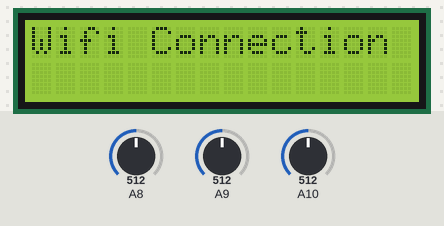
A sketch run on a simulated Arduino Mega 2560, built with avr-gcc and run on an emulated ATmega2560. Shown: 16×2 character LCD. The test bench sets the inputs (shaded band); at power-on: A8 = 512, A9 = 512, A10 = 512. The modem accepts every AT command (registered, SIM ready, sends succeed) and sends nothing else; what the sketch prints to the serial monitor is not drawn.

Above: at 2.3 s.
2.4 s: A8 set to 716
At 9.8 s:
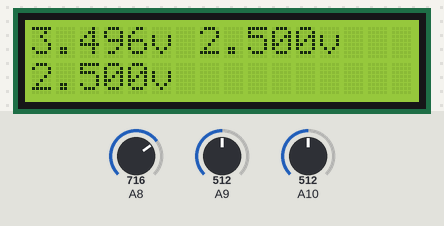
10.2 s: A9 set to 716
At 13.4 s:
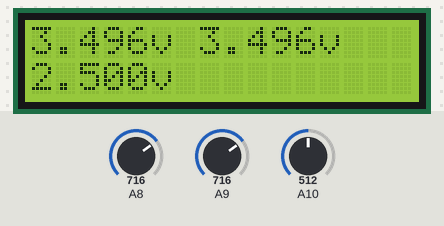
14.5 s: A10 set to 716
At 18.1 s:
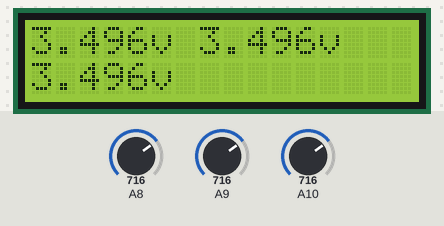
18.8 s: A8 set to 900
At 22.8 s:
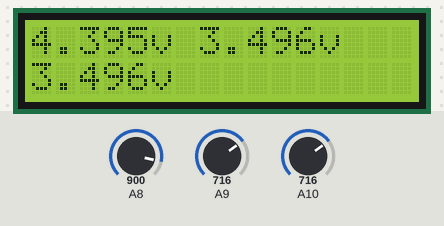
23.1 s: A9 set to 900
At 26.5 s:
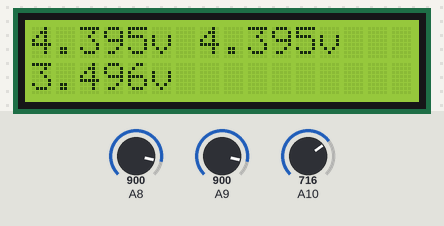
27.4 s: A10 set to 900
At 31.2 s:
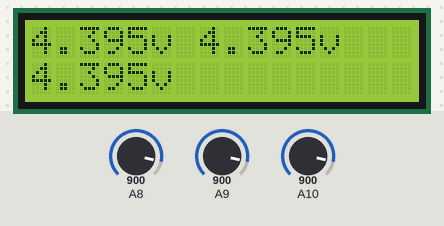
Timing chart, 0 to 32.7 s (numbered marks = the images above; inputs shaded):
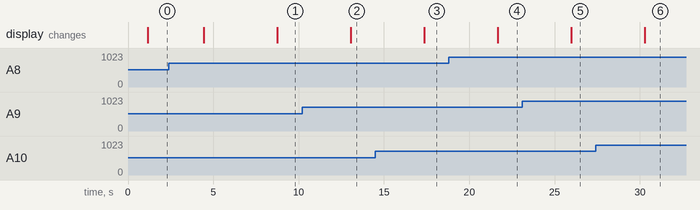

The sketch:

ArduinoToPHP_SOLAR_RPI_0920_tosql.ino
```cpp
#include <SoftwareSerial.h>
#include <Wire.h> // I2C程式庫
#include <LiquidCrystal_I2C.h> // LCD_I2C模組程式庫
#include <LiquidCrystal.h>
#define baudrate   9600
#define rxpin      7
#define txpin      8

uint8_t readStatus = 0;

LiquidCrystal_I2C lcd(0x27, 16, 2);

unsigned long previousMillis = 0;        // will store last temp was read
const long interval = 2000;              // interval at which to read sensor

// v1-
float digitalValue1, digitalValue2, digitalValue3, v1, v2, v3;
float sun1, sun2, sun3;
char state = 1;
SoftwareSerial esp8266(rxpin, txpin); // RX, TX

//*-- IoT Information
#define SSID "I4304"
#define PASS "ksuie354"
#define IP "172.20.168.81"
String GET = "GET /Sensor/SOLAR/SolarEsp8266_3.php?";


void setup()
{
  Serial.begin(baudrate);
  esp8266.begin(baudrate);
  Wire.begin();
  lcd.init();
  lcd.backlight();
  Serial.print("--------------------------------Start-------------------------------------\n");
  lcd.home();   //LCD歸零，清除所有內容
  lcd.clear();  //LCD歸零，清除所有內容
  lcd.setCursor(0, 0);lcd.print("Wifi");
  lcd.setCursor(0, 1);lcd.print("Connecting...");
  sendDebug("AT+RST");
  delay(1000);
  sendDebug("AT");
  Loading("sent AT");
}

void loop(void)
{
  Serial.print("--------------------------------Start-------------------------------------\n");
  delay(1000);
  sendV1();
  sendsun1();
  sendV2();
  sendsun2();
  sendV3();
  sendsun3();
  delay(1000);
  SentOnCloud( float(v1), float(sun1), float(v2), float(sun2), float(v3), float(sun3) );

  lcd.home();   //LCD歸零，清除所有內容
  lcd.clear();  //LCD歸零，清除所有內容
  lcd.setCursor(0, 0); // (colum, row)
  lcd.print( float(v1), 3);lcd.print("v ");lcd.print( float(v2), 3);lcd.print("v");
  lcd.setCursor(0, 1); // (colum, row)
  lcd.print( float(v3), 3);lcd.print("v");

  //if ( v1 < 0.80 ){
    //lcd.setCursor(0, 1); // (colum, row)
    //lcd.print( float(v1), 3);lcd.print("v ");lcd.print("0");lcd.print("Lux");
  //}else{
    //lcd.setCursor(0, 1); // (colum, row)
    //lcd.print( float(v1), 3);lcd.print("v ");lcd.print( float(sun1), 1);lcd.print("Lux");
  //}
  Serial.print("v1 : ");  Serial.println(v1, 3);
  Serial.print("sun1 : ");  Serial.println(sun1, 3);
  Serial.print("v2 : ");  Serial.println(v2, 3);
  Serial.print("sun2 : ");  Serial.println(sun2, 3);
  Serial.print("v3 : ");  Serial.println(v3, 3);
  Serial.print("sun3 : ");  Serial.println(sun3, 3);
  //Serial.println(digitalValue, 3);
  //Serial.println((digitalValue * 5.00)/1024.0);
  //digitalValuedigitalValue
  //Serial.println(amp1);
  delay(1000);
}

void sendDebug(String cmd)
{
  Serial.print("SEND: ");
  Serial.println(cmd);
  esp8266.println(cmd);
}

void Loading(String state)
{
  for (int timeout = 0 ; timeout <= 5 ; timeout++)
  {
    if (esp8266.find("OK"))
    {
      Serial.println("RECEIVED: OK\r\n");
      lcd.home();   //LCD歸零，清除所有內容
      lcd.clear();  //LCD歸零，清除所有內容
      lcd.setCursor(0, 0);lcd.print("Wifi Connection OK");
      break;
    }
    else if (timeout == 5) {
      Serial.print( state );
      lcd.home();   //LCD歸零，清除所有內容
      lcd.clear();  //LCD歸零，清除所有內容
      lcd.setCursor(0, 0);lcd.print("Wifi Connection");
      lcd.setCursor(0, 1);lcd.print("Failed");
      Serial.println(" fail...\nWifi Unable to connect");
      Serial.println("Please Please turn it back on Sequence");
      connectWiFi();
    }
    else
    {
      Serial.print("Wifi Loading...");
      lcd.home();   //LCD歸零，清除所有內容
      lcd.clear();  //LCD歸零，清除所有內容
      lcd.setCursor(0, 0);lcd.print("Wifi Loading...");
      delay(1000);
    }
  }
}

void Wifi_connect()
{
  Serial.println("Esp8266 to Wifi");
  String cmd = "AT+CWJAP=\"";
  cmd += SSID;
  cmd += "\",\"";
  cmd += PASS;
  cmd += "\"";
  sendDebug(cmd);
  Loading("Wifi_connect");
}

boolean connectWiFi()
{
  esp8266.println("AT+CIPMUX=0");
  esp8266.println("AT+CWMODE=3");
  Wifi_connect();
}

/*******************輻射計**************************/

void sendV1()
{
  digitalValue1 = analogRead(A8);// read the value from the analog channel
  v1 = (digitalValue1 * 5.00)/1024.00;
}
void sendsun1()
{
  v1 = (digitalValue1 * 5.00)/1024.00;
  sun1 = 125000.00*(125.00*(((v1/200.00*1000.00)-4.00)/1000.00));
}
void sendV2()
{
  digitalValue2 = analogRead(A9);// read the value from the analog channel
  v2 = (digitalValue2 * 5.00)/1024.00;
}
void sendsun2()
{
  v2 = (digitalValue2 * 5.00)/1024.00;
  sun2 = 125000.00*(125.00*(((v2/200.00*1000.00)-4.00)/1000.00));
}
void sendV3()
{
  digitalValue3 = analogRead(A10);  // read the value from the analog channel
  v3 = (digitalValue3 * 5.00)/1024.00;
}
void sendsun3()
{
  v3 = (digitalValue3 * 5.00)/1024.00;
  sun3 = 125000.00*(125.00*(((v2/200.00*1000.00)-4.00)/1000.00));
}

void SentOnCloud( float v1, float sun1, float v2, float sun2, float v3, float sun3 )
{
  String cmd = "AT+CIPSTART=\"TCP\",\"";
  cmd += IP;
  cmd += "\",8080"; //8080
  sendDebug(cmd);
  if ( esp8266.find( "Error" ) )
  {
    Serial.print( "RECEIVED: Error\nExit1" );
    return;
  }
  cmd = GET + "&Vo1=" + String(v1,3) + "&Lux1=" + String(sun1,3) + "&Vo2=" + String(v2,3) + "&Lux2=" + String(sun2,3) + "&Vo3=" + String(v3,3) + "&Lux3=" + String(sun3,3) + "\r\n";
  esp8266.print( "AT+CIPSEND=" );
  esp8266.println( cmd.length() );

  if (esp8266.find( ">" ) )
  {
    Serial.print(">");
    Serial.print(cmd);
    esp8266.print(cmd);
  }
  else
  {
    esp8266.print( "AT+CIPCLOSE" );
  }
  if ( esp8266.find("OK") )
  {
    Serial.println( "RECEIVED: OK" );
  }
  else
  {
    Serial.println( "RECEIVED: Error\nExit2" );
    connectWiFi();
  }
}
```

Measured:
- after the input at 2.4 s, the display: first differs from a run without the input after 6.3 s (image 1)
- after the input at 10.2 s, the display: changes after 2.9 s (image 2)
- after the input at 14.5 s, the display: changes after 2.9 s (image 3)
- after the input at 18.8 s, the display: changes after 2.9 s (image 4)
- after the input at 23.1 s, the display: changes after 2.9 s (image 5)
- after the input at 27.4 s, the display: changes after 2.9 s (image 6)
